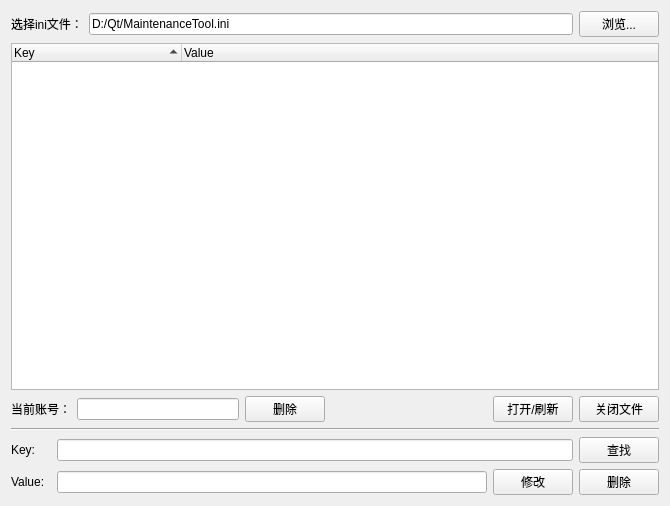
<?xml version="1.0" encoding="UTF-8"?>
<ui version="4.0">
 <class>Widget</class>
 <widget class="QWidget" name="Widget">
  <property name="geometry">
   <rect>
    <x>0</x>
    <y>0</y>
    <width>670</width>
    <height>506</height>
   </rect>
  </property>
  <property name="windowTitle">
   <string>Widget</string>
  </property>
  <layout class="QVBoxLayout" name="verticalLayout">
   <item>
    <layout class="QHBoxLayout" name="horizontalLayout">
     <item>
      <widget class="QLabel" name="label">
       <property name="text">
        <string>选择ini文件：</string>
       </property>
      </widget>
     </item>
     <item>
      <widget class="QLineEdit" name="fileLineEdit">
       <property name="text">
        <string>D:/Qt/MaintenanceTool.ini</string>
       </property>
      </widget>
     </item>
     <item>
      <widget class="QPushButton" name="fileDialogBtn">
       <property name="text">
        <string>浏览...</string>
       </property>
      </widget>
     </item>
    </layout>
   </item>
   <item>
    <widget class="QTreeWidget" name="treeWidget">
     <property name="alternatingRowColors">
      <bool>true</bool>
     </property>
     <property name="sortingEnabled">
      <bool>true</bool>
     </property>
     <property name="wordWrap">
      <bool>true</bool>
     </property>
     <property name="columnCount">
      <number>2</number>
     </property>
     <attribute name="headerDefaultSectionSize">
      <number>170</number>
     </attribute>
     <attribute name="headerShowSortIndicator" stdset="0">
      <bool>true</bool>
     </attribute>
     <column>
      <property name="text">
       <string notr="true">Key</string>
      </property>
     </column>
     <column>
      <property name="text">
       <string>Value</string>
      </property>
     </column>
    </widget>
   </item>
   <item>
    <layout class="QHBoxLayout" name="horizontalLayout_2">
     <item>
      <widget class="QLabel" name="emailLabel">
       <property name="text">
        <string>当前账号：</string>
       </property>
      </widget>
     </item>
     <item>
      <widget class="QLineEdit" name="emailEdit">
       <property name="readOnly">
        <bool>true</bool>
       </property>
      </widget>
     </item>
     <item>
      <widget class="QPushButton" name="delEmailBtn">
       <property name="text">
        <string>删除</string>
       </property>
      </widget>
     </item>
     <item>
      <spacer name="horizontalSpacer">
       <property name="orientation">
        <enum>Qt::Horizontal</enum>
       </property>
       <property name="sizeHint" stdset="0">
        <size>
         <width>40</width>
         <height>20</height>
        </size>
       </property>
      </spacer>
     </item>
     <item>
      <widget class="QPushButton" name="openFileBtn">
       <property name="text">
        <string>打开/刷新</string>
       </property>
      </widget>
     </item>
     <item>
      <widget class="QPushButton" name="closeFileBtn">
       <property name="text">
        <string>关闭文件</string>
       </property>
      </widget>
     </item>
    </layout>
   </item>
   <item>
    <widget class="Line" name="line">
     <property name="orientation">
      <enum>Qt::Horizontal</enum>
     </property>
    </widget>
   </item>
   <item>
    <layout class="QHBoxLayout" name="horizontalLayout_3">
     <item>
      <widget class="QLabel" name="keyLabel">
       <property name="minimumSize">
        <size>
         <width>40</width>
         <height>0</height>
        </size>
       </property>
       <property name="text">
        <string>Key: </string>
       </property>
      </widget>
     </item>
     <item>
      <widget class="QLineEdit" name="keyLineEdit">
       <property name="clearButtonEnabled">
        <bool>true</bool>
       </property>
      </widget>
     </item>
     <item>
      <widget class="QPushButton" name="findKeyBtn">
       <property name="text">
        <string>查找</string>
       </property>
      </widget>
     </item>
    </layout>
   </item>
   <item>
    <layout class="QHBoxLayout" name="horizontalLayout_4">
     <item>
      <widget class="QLabel" name="valueLabel">
       <property name="minimumSize">
        <size>
         <width>40</width>
         <height>0</height>
        </size>
       </property>
       <property name="text">
        <string>Value: </string>
       </property>
      </widget>
     </item>
     <item>
      <widget class="QLineEdit" name="valueLineEdit">
       <property name="clearButtonEnabled">
        <bool>true</bool>
       </property>
      </widget>
     </item>
     <item>
      <widget class="QPushButton" name="setValueBtn">
       <property name="text">
        <string>修改</string>
       </property>
      </widget>
     </item>
     <item>
      <widget class="QPushButton" name="delValueBtn">
       <property name="text">
        <string>删除</string>
       </property>
      </widget>
     </item>
    </layout>
   </item>
  </layout>
 </widget>
 <resources/>
 <connections/>
</ui>
